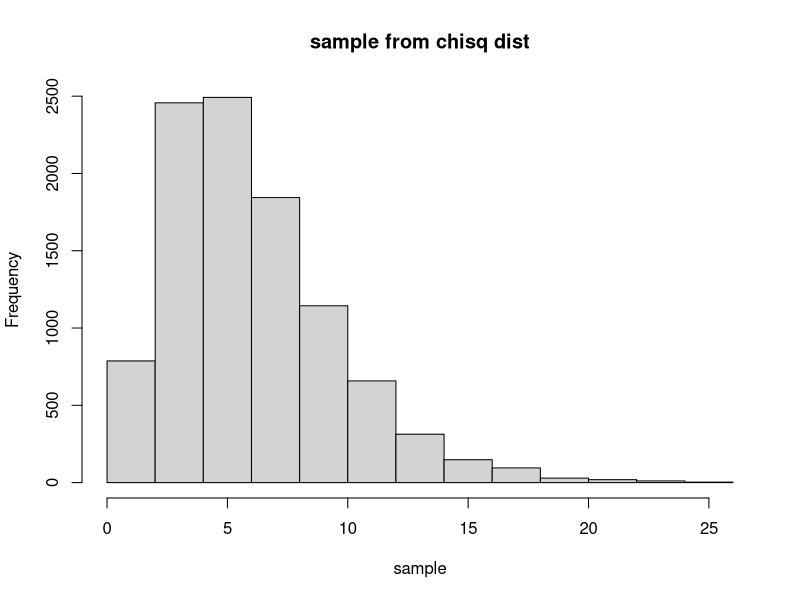
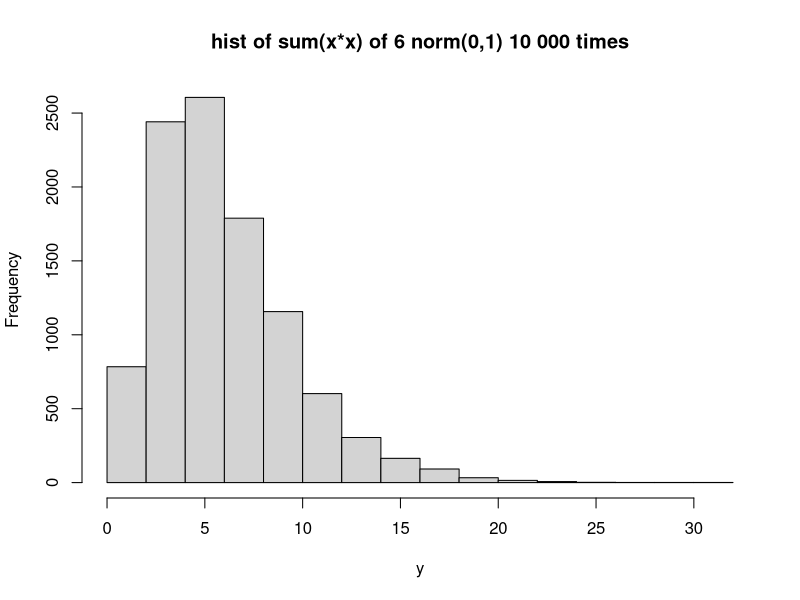
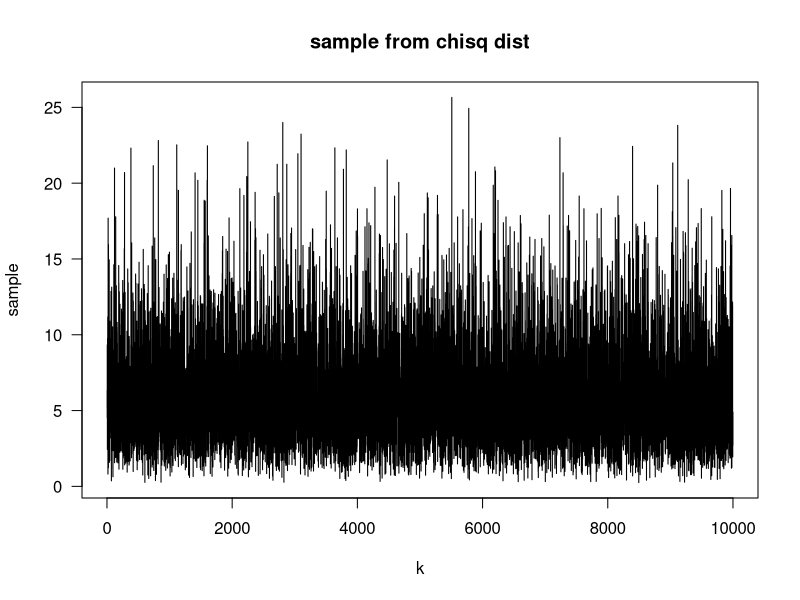

Recreate these plots in R, in order. (Note: this script raises an error after producing the figures.)
## 1.a
n <- 10000 ## The number of trials.
freedom = 6
k <- seq(1, n, by = 1) ## First axis of plot.

sample <- rchisq(n = n, df = freedom) ## Second axis of plot for pdf.
hist(sample, main = "sample from chisq dist")

nn = 10000
y = rep(0, nn)
s=6
# 1. b(ii)
for (i in 1:nn) {
    # 1. b(i)
    x = rnorm(s, mean=0, sd=1)
    y_i = sum(x*x)
    y[i] =y_i
}
hist(y, main="hist of sum(x*x) of 6 norm(0,1) 10 000 times")

plot(x = k, y = sample, type = "s", las = 1, main = "sample from chisq dist")
plot(x = k, y = cdf, type = "s", las = 1, main = "cdf of Binomial distribution")

# 1. c Sammenlign histogrammene til Z og Y . Konklusjon?
# -De ser nesten identisk ut.
#################################
## 2.a
n = 1000
sample = rlnorm(n, meanlog = 0, sdlog = 1)
hist(sample, main = "sample from lognorm dist")

#2.b 
hist(log(sample), main="sampe from ln(Z)")
#2.c Sammenlign histogrammene til Z og Y . Konklusjon. 
# -Y ser ut som n(0,1) så Z= ln(Y) - lognorm fordeling.

#################################
##3.a 
n=1000
maxi = 5
delta=1
y = rep(0,n)
# (ii)
for (j in 1:n) {
    #(i)
    sub_sample = runif(maxi, min = 0, max = delta)
    y[j] = max(sub_sample)
}
hist(y, main="max of 5 samples from U(1)")
#3.b Sammenlign histogrammet til Y med den verdien du har valgt for θ. Konklusjon?
# - de fleste verdiene ligger nærmt delta. Som forventet.

#################################
##4.a 
maxi = 20
sigma = 1
sub_sample = rnorm(maxi, mean=0, sd=sigma)
#kritiske verdier for chi sq dist for 95% konf

# 95% conf:
alpha = 1-0.95
two_point_five_left=qchisq(alpha/2, df=(maxi-1))
ninty_seven_point_five_left=qchisq(1-(alpha/2), df=(maxi-1))
#(8.906516, 32.85233)

#estimage of sigma^2
sigma_hat_low = ((maxi-1)*sigma^2)/ninty_seven_point_five_left
sigma_hat_high = ((maxi-1)*sigma^2)/two_point_five_left

sqrt(sigma_hat_low)
sqrt(sigma_hat_high)
# {1} : {(0.7604904, 1.460572)}

#4.b
